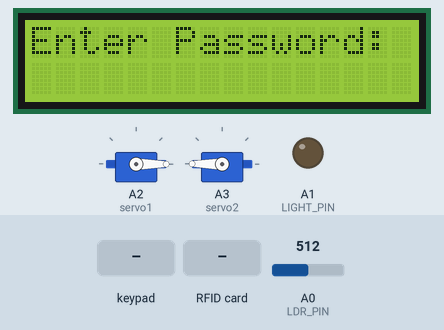
This sketch was run on a simulated Arduino Uno, built with avr-gcc and run on an emulated ATmega328P. Shown: 16×2 character LCD, 2 × servo, output pins drawn as LEDs (lit = HIGH). The test bench sets the inputs (shaded band); at power-on: A0 (LDR_PIN) = 512. Pins used as bus, display or sensor lines are not drawn; what the sketch prints to the serial monitor is not drawn.

Above: at 1.3 s.
1.4 s: keypad keys 1 2 3 4 # pressed 0.4 s apart
At 3.4 s:
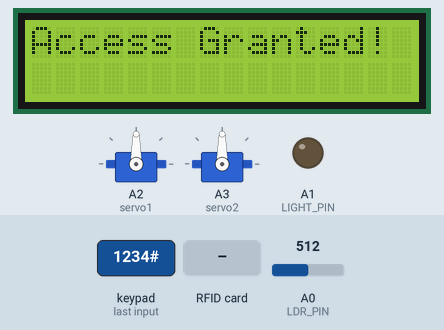
6.4 s: RFID card 5E 7A 19 C4 held to the reader
At 7.8 s:
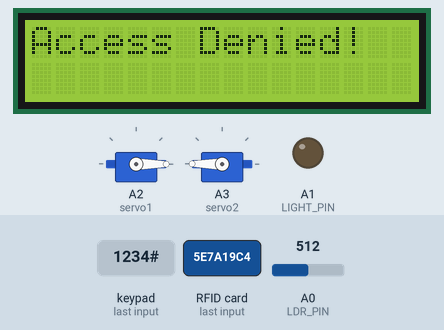
9.4 s: key 'A' pressed
At 10.6 s:
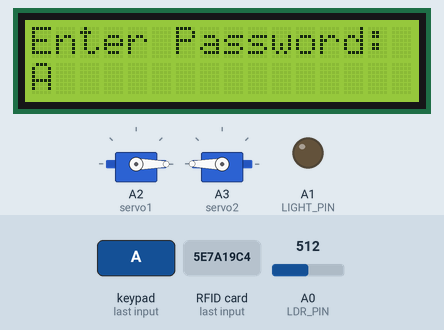
10.9 s: key 'B' pressed
At 11.8 s:
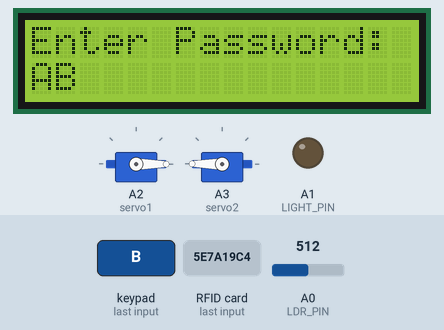
12.4 s: keypad keys 1 2 3 4 A pressed 0.4 s apart
At 14.3 s:
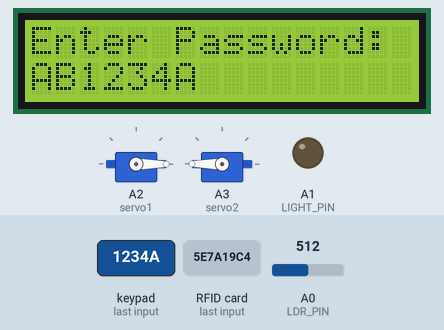
15.9 s: key 'C' pressed
At 16.6 s:
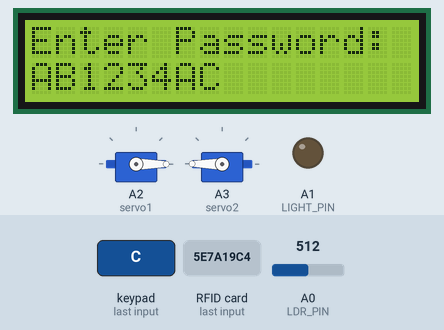
Timing chart, 0 to 18.4 s (numbered marks = the images above; inputs shaded):
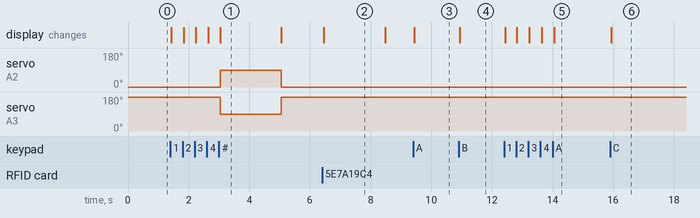

The sketch:

Code_for_Gate_Control_Security.ino
```cpp
//1. Code for Gate Control Security with Automatic Garden Light Control

#include <Wire.h>
#include <LiquidCrystal_I2C.h>
#include <SPI.h>
#include <MFRC522.h>
#include <Keypad.h>
#include <Servo.h>

// Pin definitions
#define LDR_PIN A0
#define LIGHT_PIN A1
#define RFID_SS 10
#define RFID_RST 9
#define INCORRECT_LED_PIN 13  // LED for incorrect password indication

// Define objects
Servo servo1, servo2;                       // Two servos for two parts of the gate
LiquidCrystal_I2C lcd(0x27, 16, 2);         // LCD with I2C address 0x27 (adjust if needed)
MFRC522 rfid(RFID_SS, RFID_RST);            // RFID object

// Keypad setup
const byte ROWS = 4;                        // 4 rows
const byte COLS = 4;                        // 4 columns
char keys[ROWS][COLS] = {
  {'1', '2', '3', 'A'},
  {'4', '5', '6', 'B'},
  {'7', '8', '9', 'C'},
  {'*', '0', '#', 'D'}
};


byte rowPins[ROWS] = {8, 7, 6, 5};          // Connect to the row pinouts of the keypad
byte colPins[COLS] = {4, 3, 2, 1};          // Connect to the column pinouts of the keypad
Keypad keypad = Keypad(makeKeymap(keys), rowPins, colPins, ROWS, COLS);

// Password and RFID Tag
String correctPassword = "1234";            // Set correct password
String enteredPassword = "";                // Variable to store entered password

// LDR Threshold
const int lightThreshold = 500;             // Adjust this value as needed
void setup() {
  // Initialize serial communication
  Serial.begin(9600);

  // Initialize LCD
  lcd.begin(16, 2);  // Specify 16 columns and 2 rows
  lcd.backlight();
  lcd.setCursor(0, 0);
  lcd.print("Enter Password:");

  // Initialize Servo
  servo1.attach(A2);                         // Servo 1 connected to pin 3
  servo2.attach(A3);                         // Servo 2 connected to pin 4
  servo1.write(0);                          // Initial position (locked)
  servo2.write(180);                        // Initial position (locked, opposite)

  // Initialize RFID
  SPI.begin();
  rfid.PCD_Init();


  // Set pin modes
  pinMode(LDR_PIN, INPUT);
  pinMode(LIGHT_PIN, OUTPUT);
  pinMode(INCORRECT_LED_PIN, OUTPUT);
  digitalWrite(INCORRECT_LED_PIN, LOW);     // Ensure LED is off initially
}
void loop() {
  // 1. LDR Sensor - Control Light
  int ldrValue = analogRead(LDR_PIN);
  digitalWrite(LIGHT_PIN, (ldrValue < lightThreshold) ? HIGH : LOW); // Turn on light if it's dark

  // 2. Keypad - Password Entry
  char key = keypad.getKey();
  if (key) {
    handleKeypress(key);
  }

  // 3. RFID - Check Tag
  if (rfid.PICC_IsNewCardPresent() && rfid.PICC_ReadCardSerial()) {
    handleRFID();
  }
}
// Handle keypad key press
void handleKeypress(char key) {
  if (key == '#') {                         // Enter key (#)
    if (enteredPassword == correctPassword) {
      unlockDoor();
    } else {
      wrongPassword();
    }
    enteredPassword = "";                   // Reset entered password
  }


else if (key == '*') {                  // Clear key (*)
    enteredPassword = "";
    updateLCD("Enter Password:", "                ");  // Clear password entry on LCD
  } else {                                  // Add character to entered password
    enteredPassword += key;
    updateLCD("Enter Password:", enteredPassword);  // Update LCD with entered password
  }
}


// Handle RFID tag reading
void handleRFID() {
  String rfidTag = "";
  for (byte i = 0; i < rfid.uid.size; i++) {
    rfidTag += String(rfid.uid.uidByte[i], HEX);     // Convert UID to string
  }
  // Display the RFID tag number on LCD
  lcd.clear();
  lcd.setCursor(0, 0);
  lcd.print("Tag Detected:");
  lcd.setCursor(0, 1);
  lcd.print(rfidTag);                              // Display the tag number

  Serial.print("RFID Tag: ");
  Serial.println(rfidTag);                         // Print tag number to Serial Monitor

  if (rfidTag == "YOUR_RFID_TAG_ID") {             // Replace with your RFID tag ID
    unlockDoor();
  } else {
    wrongPassword();
  }


  rfid.PICC_HaltA();                               // Halt the RFID communication
}
// Unlock the door and reset the system
void unlockDoor() {
  updateLCD("Access Granted!", "");
  servo1.write(90);                                // Rotate servo 1 to open the first part
  servo2.write(90);                                // Rotate servo 2 to open the second part
  delay(2000);                                     // Keep unlocked for 2 seconds
  servo1.write(0);                                 // Lock first part of the door
  servo2.write(180);                               // Lock second part of the door
  updateLCD("Enter Password:", "");
  digitalWrite(INCORRECT_LED_PIN, LOW);            // Turn off error LED if it was on
}

// Indicate incorrect password or RFID tag
void wrongPassword() {
  updateLCD("Access Denied!", "");
  digitalWrite(INCORRECT_LED_PIN, HIGH);           // Turn on incorrect LED
  delay(2000);                                     // Display message for 2 seconds
  digitalWrite(INCORRECT_LED_PIN, LOW);            // Turn off incorrect LED
  updateLCD("Enter Password:", "");
}

// Helper function to update LCD
void updateLCD(String line1, String line2) {
  lcd.clear();
  lcd.setCursor(0, 0);
  lcd.print(line1);
  lcd.setCursor(0, 1);
  lcd.print(line2);
}
```

Measured:
- after the input at 1.4 s, servo on A2 (servo1): 0° → 90° after 1.6 s, → 0° 2.0 s later; servo on A3 (servo2): 180° → 90° after 1.6 s, → 180° 2.0 s later; the display: first changes at once (image 1 shows a later state)
- after the input at 6.4 s, the display: changes after 0.06 s (image 2)
- after the input at 9.4 s, the display: changes at once (image 3)
- after the input at 10.9 s, the display: changes at once (image 4)
- after the input at 12.4 s, the display: first changes after 0.05 s (image 5 shows a later state)
- after the input at 15.9 s, the display: changes at once (image 6)
- what the display in image 1 shows lasts 2.1 s, from 3.0 s to 5.1 s
